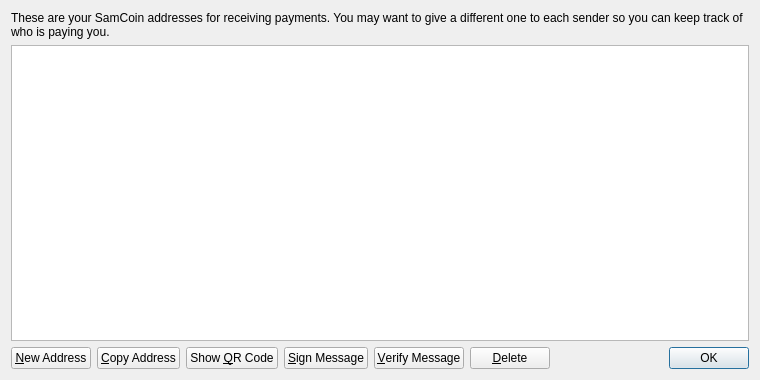
<?xml version="1.0" encoding="UTF-8"?>
<ui version="4.0">
 <class>AddressBookPage</class>
 <widget class="QWidget" name="AddressBookPage">
  <property name="geometry">
   <rect>
    <x>0</x>
    <y>0</y>
    <width>760</width>
    <height>380</height>
   </rect>
  </property>
  <property name="windowTitle">
   <string>Address Book</string>
  </property>
  <layout class="QVBoxLayout" name="verticalLayout">
   <item>
    <widget class="QLabel" name="labelExplanation">
     <property name="text">
      <string>These are your SamCoin addresses for receiving payments. You may want to give a different one to each sender so you can keep track of who is paying you.</string>
     </property>
     <property name="textFormat">
      <enum>Qt::PlainText</enum>
     </property>
     <property name="wordWrap">
      <bool>true</bool>
     </property>
    </widget>
   </item>
   <item>
    <widget class="QTableView" name="tableView">
     <property name="contextMenuPolicy">
      <enum>Qt::CustomContextMenu</enum>
     </property>
     <property name="toolTip">
      <string>Double-click to edit address or label</string>
     </property>
     <property name="tabKeyNavigation">
      <bool>false</bool>
     </property>
     <property name="alternatingRowColors">
      <bool>true</bool>
     </property>
     <property name="selectionMode">
      <enum>QAbstractItemView::SingleSelection</enum>
     </property>
     <property name="selectionBehavior">
      <enum>QAbstractItemView::SelectRows</enum>
     </property>
     <property name="sortingEnabled">
      <bool>true</bool>
     </property>
     <attribute name="verticalHeaderVisible">
      <bool>false</bool>
     </attribute>
    </widget>
   </item>
   <item>
    <layout class="QHBoxLayout" name="horizontalLayout">
     <item>
      <widget class="QPushButton" name="newAddressButton">
       <property name="toolTip">
        <string>Create a new address</string>
       </property>
       <property name="text">
        <string>&amp;New Address</string>
       </property>
       <property name="icon">
        <iconset resource="../bitcoin.qrc">
         <normaloff>:/icons/add</normaloff>:/icons/add</iconset>
       </property>
      </widget>
     </item>
     <item>
      <widget class="QPushButton" name="copyToClipboard">
       <property name="toolTip">
        <string>Copy the currently selected address to the system clipboard</string>
       </property>
       <property name="text">
        <string>&amp;Copy Address</string>
       </property>
       <property name="icon">
        <iconset resource="../bitcoin.qrc">
         <normaloff>:/icons/editcopy</normaloff>:/icons/editcopy</iconset>
       </property>
      </widget>
     </item>
     <item>
      <widget class="QPushButton" name="showQRCode">
       <property name="text">
        <string>Show &amp;QR Code</string>
       </property>
       <property name="icon">
        <iconset resource="../bitcoin.qrc">
         <normaloff>:/icons/qrcode</normaloff>:/icons/qrcode</iconset>
       </property>
      </widget>
     </item>
     <item>
      <widget class="QPushButton" name="signMessage">
       <property name="toolTip">
        <string>Sign a message to prove you own a Bitcoin address</string>
       </property>
       <property name="text">
        <string>&amp;Sign Message</string>
       </property>
       <property name="icon">
        <iconset resource="../bitcoin.qrc">
         <normaloff>:/icons/edit</normaloff>:/icons/edit</iconset>
       </property>
      </widget>
     </item>
     <item>
      <widget class="QPushButton" name="verifyMessage">
       <property name="toolTip">
        <string>Verify a message to ensure it was signed with a specified Bitcoin address</string>
       </property>
       <property name="text">
        <string>&amp;Verify Message</string>
       </property>
       <property name="icon">
        <iconset resource="../bitcoin.qrc">
         <normaloff>:/icons/transaction_0</normaloff>:/icons/transaction_0</iconset>
       </property>
      </widget>
     </item>
     <item>
      <widget class="QPushButton" name="deleteButton">
       <property name="toolTip">
        <string>Delete the currently selected address from the list. Only sending addresses can be deleted.</string>
       </property>
       <property name="text">
        <string>&amp;Delete</string>
       </property>
       <property name="icon">
        <iconset resource="../bitcoin.qrc">
         <normaloff>:/icons/remove</normaloff>:/icons/remove</iconset>
       </property>
      </widget>
     </item>
     <item>
      <spacer name="horizontalSpacer">
       <property name="orientation">
        <enum>Qt::Horizontal</enum>
       </property>
       <property name="sizeHint" stdset="0">
        <size>
         <width>40</width>
         <height>20</height>
        </size>
       </property>
      </spacer>
     </item>
     <item>
      <widget class="QDialogButtonBox" name="buttonBox">
       <property name="sizePolicy">
        <sizepolicy hsizetype="Maximum" vsizetype="Fixed">
         <horstretch>0</horstretch>
         <verstretch>0</verstretch>
        </sizepolicy>
       </property>
       <property name="standardButtons">
        <set>QDialogButtonBox::Ok</set>
       </property>
      </widget>
     </item>
    </layout>
   </item>
  </layout>
 </widget>
 <resources>
  <include location="../bitcoin.qrc"/>
 </resources>
 <connections/>
</ui>
